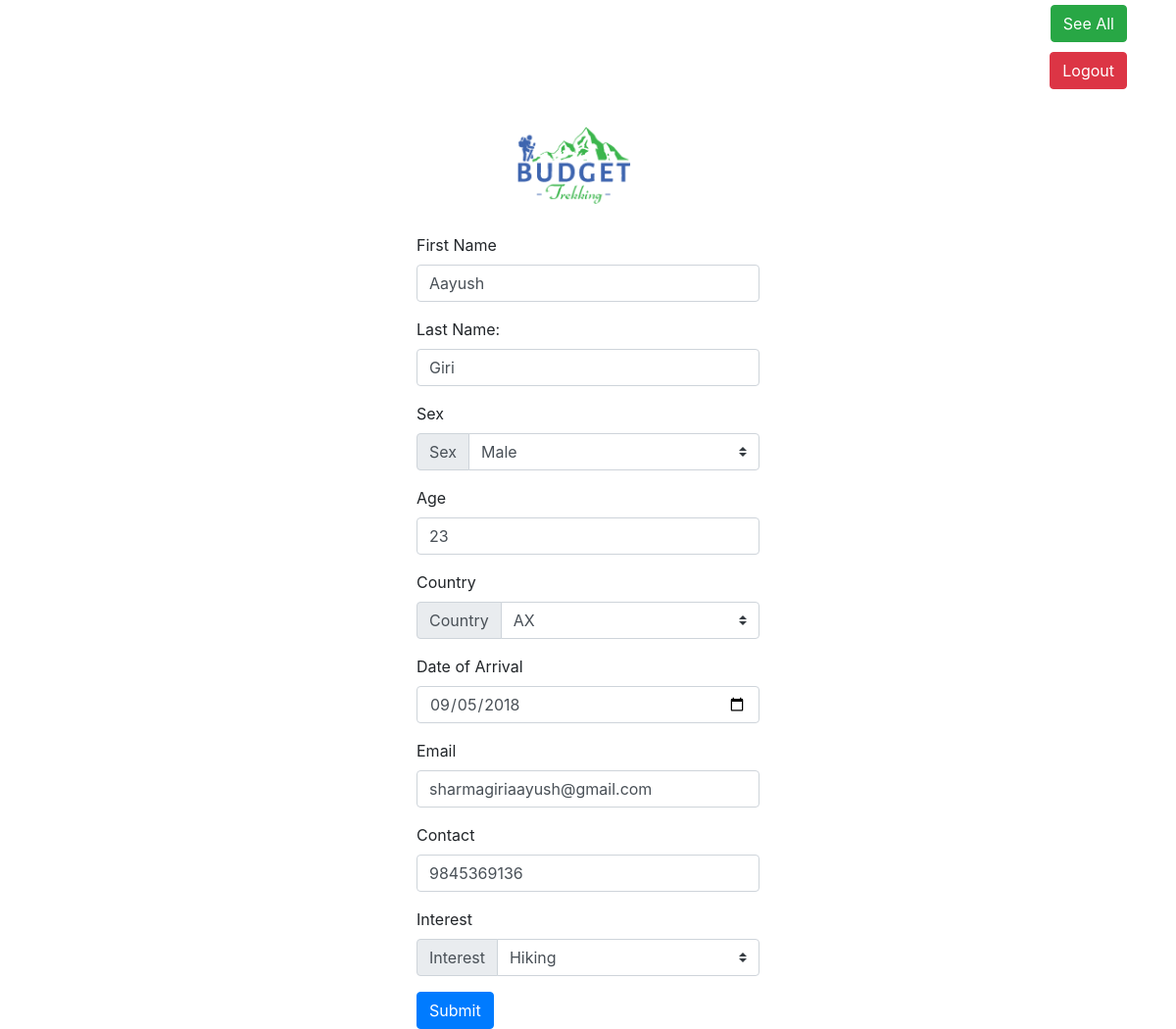
The page /updatecustomer.php?pid=2 (signed in) on the database its author committed.
### tables this page shows
CREATE TABLE `customers` (
  `id` int(11) NOT NULL,
  `fname` varchar(50) NOT NULL,
  `lname` varchar(50) NOT NULL,
  `sex` varchar(5) NOT NULL,
  `age` int(11) NOT NULL,
  `country` varchar(50) NOT NULL,
  `date` date NOT NULL,
  `email` varchar(100) NOT NULL,
  `phone` varchar(20) NOT NULL,
  `interest` varchar(100) NOT NULL
);

### updatecustomer.php (the view, shortened to what this page needs)
<?php
include_once "connection.php";
$id =$_GET['pid'];
$query = "SELECT * FROM customers WHERE id='$id'";
$result=$conn->query($query);
?>
<!DOCTYPE html>
<html>
<head>
    <link rel="stylesheet" href="https://stackpath.bootstrapcdn.com/bootstrap/4.1.3/css/bootstrap.min.css">
</head>
<body>
    <div class="container">
        <div class="row">
            <div class="col-md-12" align="right">
                <form action="listing.php"><button type="submit" class="btn btn-success" name="listing" style="margin:5px; display: 'inline'">See All</button></form>
                <form action="signout.php">
                <button type="submit" class="btn btn-danger" name="signout" style="margin:5px; display: 'inline'">Logout</button></form>
            </div>
            <div class="col-md-4 offset-md-4" >
                    <a href="index.php"><img src="budget_logo.png" alt="Logo of Apple" width="120px" style="margin: 30px 30px 30px 100px;"></a>
            </div>
            <?php
                    if($result->num_rows>0){
                while($row=mysqli_fetch_array($result))
                {
                    ?>
            <div class="col-md-4 offset-md-4">
                <form name="update-form" method="POST" action="updatecustomerbe.php">
                      <div class="form-group">
                        <label for="fname">First Name</label>
                        <input type="text" class="form-control" name="fname" placeholder="Enter First Name"  value="<?php echo($row['fname']) ?>">
                      </div>
                      <div class="form-group">
                        <label for="lname">Last Name:</label>
                        <input type="text" class="form-control" name="lname" placeholder="Enter Last Name" value="<?php echo($row['lname']) ?>">
                      </div>
                      <div class="form-group">
                        <label for="sex">Sex</label>
                      <div class="input-group mb-3">
                            <div class="input-group-prepend">
                                <label class="input-group-text" for="sex">Sex</label>
                            </div>
                        <select class="custom-select" name="sex" >
                            <option selected> <?php echo($row['sex']) ?></option>
                        </select>
                    </div>
                    </div>
                      <div class="form-group">
                        <label for="age">Age</label>
                        <input type="number" class="form-control" name="age" placeholder="Enter Age" value="<?php echo($row['age']) ?>">
                      </div>
                      <div class="form-group">
                        <label for="country">Country</label>
                      <div class="input-group mb-3">
                            <div class="input-group-prepend">
                                <label class="input-group-text" for="county">Country</label>
                            </div>
                        <select class="custom-select" name="country" >
                            <option selected> <?php echo($row['country']) ?></option>
                        </select>
                      </div>
                    </div>
                    <div class="form-group">
                        <label for="date">Date of Arrival</label>
                        <input type="date" class="form-control" name="date" placeholder="Enter Date of Arrival" value="<?php echo($row['date']) ?>">
                      </div>
                      <div class="form-group">
                        <label for="email">Email</label>
                        <input type="email" class="form-control" name="email" placeholder="Enter Email" value="<?php echo($row['email']) ?>">
                      </div>
                      <div class="form-group">
                        <label for="phone">Contact</label>
                        <input type="phone" class="form-control" name="phone" placeholder="Enter Contact Number" value="<?php echo($row['phone']) ?>">
                      </div>
                      <div class="form-group">
                        <label for="interest">Interest</label>
                      <div class="input-group mb-3">
                            <div class="input-group-prepend">
                                <label class="input-group-text" for="interest">Interest</label>
                            </div>
                        <select class="custom-select" name="interest" >
                            <option selected> <?php echo($row['interest']) ?></option>
                        </select>
                    </div>
                    </div>
                      <button type="submit" class="btn btn-primary" name="submit">Submit</button>
                      <?php
                  }
              }
              ?>
                </form>
            </div>
        </div>
    </div>
</body>
</html>

### rows shown on the page
customers: fname "Aayush", lname "Giri", sex "Male", age "23", country "AX", date "09/05/2018", email "sharmagiriaayush@gmail.com", phone "9845369136", interest "Hiking"
